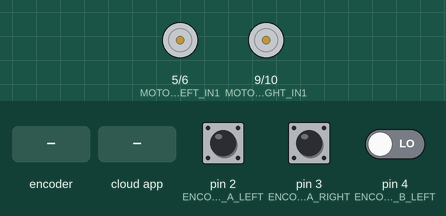
Recording of a sketch running on a simulated Arduino Uno, built with avr-gcc and run on an emulated ATmega328P. Shown: motor-driver pin pairs drawn as motors (green arrow = first pin HIGH = forward, orange = second pin HIGH = backward, longer = more drive). The test bench sets the inputs (shaded band); at power-on: pin 2 (ENCODER_A_LEFT) HIGH, pin 3 (ENCODER_A_RIGHT) HIGH, pin 4 (ENCODER_B_LEFT) LOW. The ROS host is connected and sends only what is stated.

Above: at 1.2 s.
1.3 s: rotary encoder on pin 2 (ENCODER_A_LEFT) / pin 4 (ENCODER_B_LEFT) turned 3 steps (first pin leading)
At 1.56 s:
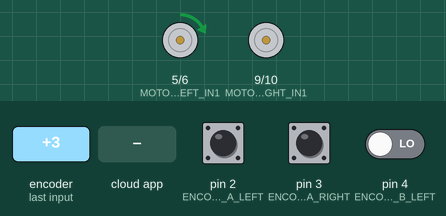
4.3 s: the phone or cloud app sets angular.z to -100
At 5.8 s:
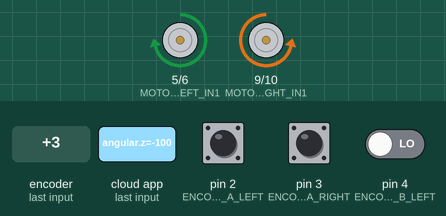
7.3 s: the phone or cloud app sets linear.x to -100
At 8.5 s:
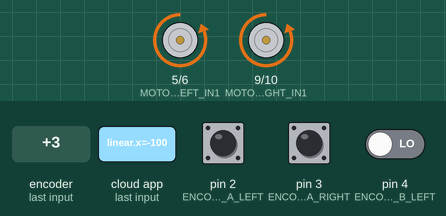
8.8 s: the phone or cloud app sets linear.x to 100
At 9.1 s:
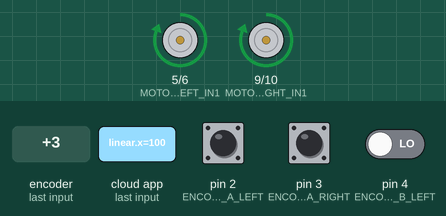
Timing chart, 0 to 11.3 s (numbered marks = the images above; inputs shaded):
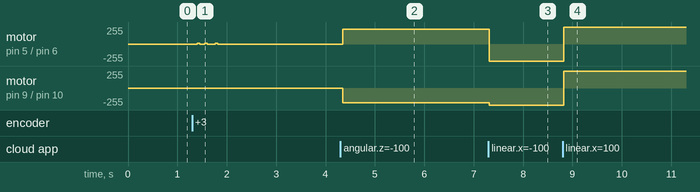

The sketch:

PID_with_wheel_odom.ino
```cpp
#include <ros.h>
#include <geometry_msgs/Twist.h>
#include <std_msgs/String.h>


// Initialize ROS node
ros::NodeHandle nh;

// Buffer for string message
char str_msg_buffer[50];

// Initialize string message
std_msgs::String str_msg;

// Define constants

#define WHEEL_DISTANCE 0.195
#define ENCODER_A_LEFT 2
#define ENCODER_B_LEFT 4
#define ENCODER_A_RIGHT 3
#define ENCODER_B_RIGHT 8

#define MOTOR_LEFT_IN1 5
#define MOTOR_LEFT_IN2 6
#define MOTOR_RIGHT_IN1 9
#define MOTOR_RIGHT_IN2 10

#define MAX_SPEED 255

//960 ticks per round 213 mm
// Wheel Diameter 68mm
// PI*68 = 213.714 mm
// Define variables

#define mps_ticks 224.299082191 // 1/0.004458333
#define LSPEED 0.0
#define RSPEED 0.0
#define DT 50 // PID control interval

volatile long left_encoder_ticks = 0;
volatile long right_encoder_ticks = 0;

double left_speed_setpoint = LSPEED * mps_ticks;
double right_speed_setpoint = RSPEED * mps_ticks;

//pid out
double left_motor_output = 0;
double right_motor_output = 0;

double left_speed_actual = 0;
double right_speed_actual = 0;
unsigned long last_time = 0;

double Kp = 10.0; // Proportional gain
double Ki = 0.001; // Integral gain
double Kd = 0.001; // Derivative gain

double integral_left, integral_right, prev_error_left, prev_error_right;


void cmdVelCallback(const geometry_msgs::Twist& msg)
{

  float linearVel = msg.linear.x;
  float angularVel = msg.angular.z;

  // Calculate motor speeds based on the robot's wheel distance
  left_speed_setpoint = (linearVel - (WHEEL_DISTANCE * angularVel) / 2)*mps_ticks;
  right_speed_setpoint = (linearVel + (WHEEL_DISTANCE * angularVel) / 2)*mps_ticks;

}


void pidControlLoop()
{
  // Read encoder values (AB encoders)
  // Calculate current left and right wheel speeds (in m/s)

  // Calculate errors
  double error_left = left_speed_setpoint - left_speed_actual;
  double error_right = right_speed_setpoint - right_speed_actual;

  // Update integral terms
  integral_left += error_left;
  integral_right += error_right;

  // Calculate PID control outputs
  double control_output_left = Kp * error_left + Ki * integral_left + Kd * (error_left - prev_error_left);
  double control_output_right = Kp * error_right + Ki * integral_right + Kd * (error_right - prev_error_right);


  setLeftMotorSpeed(control_output_left);
  setRightMotorSpeed(control_output_right);


  // Update previous errors
  prev_error_left = error_left;
  prev_error_right = error_right;
}


// Interrupt service routine for left encoder
void leftEncoderISR()
{
  int encoder_b_left_state = digitalRead(ENCODER_B_LEFT);
  // Increment or decrement left_encoder_ticks based on the state

  if (encoder_b_left_state == HIGH)
  {
    left_encoder_ticks++;
  } else {
    left_encoder_ticks--;
  }
}


// Interrupt service routine for right encoder
void rightEncoderISR()
{
  int encoder_b_right_state = digitalRead(ENCODER_B_RIGHT);

  if (encoder_b_right_state == LOW)
  {
    right_encoder_ticks++;
  } else
  {
    right_encoder_ticks--;
  }
}


// Function to set left motor speed
void setLeftMotorSpeed(int speed)
{
  if (speed > 0)
  {
    digitalWrite(MOTOR_LEFT_IN1, HIGH);
    digitalWrite(MOTOR_LEFT_IN2, LOW);
    if (speed > MAX_SPEED) speed = MAX_SPEED;
    analogWrite(MOTOR_LEFT_IN1, speed);
  }
  else if (speed < 0)
  {
    speed = -speed;
    digitalWrite(MOTOR_LEFT_IN1, LOW);
    digitalWrite(MOTOR_LEFT_IN2, HIGH);
    if (speed > MAX_SPEED) speed = MAX_SPEED;
    analogWrite(MOTOR_LEFT_IN2, speed);
  }
  else
  {
    digitalWrite(MOTOR_LEFT_IN1, LOW);
    digitalWrite(MOTOR_LEFT_IN2, LOW);
    analogWrite(MOTOR_LEFT_IN1, 0);
  }
}


// Function to set right motor speed
void setRightMotorSpeed(int speed)
{
  if (speed > 0)
  {
    digitalWrite(MOTOR_RIGHT_IN1, HIGH);
    digitalWrite(MOTOR_RIGHT_IN2, LOW);
    if (speed > 255)
    {
       speed = 255;
    }
    analogWrite(MOTOR_RIGHT_IN1, speed);
  }
  else if (speed < 0)
  {
    speed = -speed;
    digitalWrite(MOTOR_RIGHT_IN1, LOW);
    digitalWrite(MOTOR_RIGHT_IN2, HIGH);
    if (speed > 255)
    {
      speed = 255;
    }
    analogWrite(MOTOR_RIGHT_IN2, speed);
  }
  else
  {
    digitalWrite(MOTOR_RIGHT_IN1, LOW);
    digitalWrite(MOTOR_RIGHT_IN2, LOW);
    analogWrite(MOTOR_RIGHT_IN1, 0);
  }
}


// Initialize cmd_vel subscriber
ros::Subscriber<geometry_msgs::Twist> cmdVelSub("cmd_vel", cmdVelCallback);

// Setup function
void setup()
{

  // nh.getHardware()->setBaud(115200); // Set baud rate to 1 Mbps
  nh.initNode();
  nh.subscribe(cmdVelSub);


  pinMode(MOTOR_LEFT_IN1, OUTPUT);
  pinMode(MOTOR_LEFT_IN2, OUTPUT);
  pinMode(MOTOR_RIGHT_IN1, OUTPUT);
  pinMode(MOTOR_RIGHT_IN2, OUTPUT);
  attachInterrupt(digitalPinToInterrupt(ENCODER_A_LEFT), leftEncoderISR, RISING);
  pinMode(ENCODER_B_LEFT, INPUT);
  attachInterrupt(digitalPinToInterrupt(ENCODER_A_RIGHT), rightEncoderISR, RISING);
  pinMode(ENCODER_B_RIGHT, INPUT);
}


// Loop function
void loop()
{
  nh.spinOnce();

  unsigned long current_time = millis();
  if (current_time - last_time >= DT)
  {
    left_speed_actual = left_encoder_ticks; // Convert encoder ticks to speed (assuming 10 ms interval)
    right_speed_actual = right_encoder_ticks; // Convert encoder ticks to speed (assuming 10 ms interval)
    pidControlLoop();

    last_time = current_time;
    left_encoder_ticks = 0;
    right_encoder_ticks = 0;
  }
  delay(5);
}
```

Measured:
- after the input at 1.3 s, motor on pin 5 (MOTOR_LEFT_IN1) / pin 6 (MOTOR_LEFT_IN2): alternates forward 10/255 for 0.05 s and stopped for 0.13 s, 6 changes in all, then stays stopped, starting after 0.10 s
- after the input at 4.3 s, motor on pin 5 (MOTOR_LEFT_IN1) / pin 6 (MOTOR_LEFT_IN2): stopped → forward 218/255 after 0.05 s, → forward 219/255 0.68 s later; motor on pin 9 (MOTOR_RIGHT_IN1) / pin 10 (MOTOR_RIGHT_IN2): stopped → backward 218/255 after 0.05 s, → backward 219/255 0.73 s later
- after the input at 7.3 s, motor on pin 5 (MOTOR_LEFT_IN1) / pin 6 (MOTOR_LEFT_IN2): forward 219/255 → backward 255/255 at once; motor on pin 9 (MOTOR_RIGHT_IN1) / pin 10 (MOTOR_RIGHT_IN2): backward 219/255 → backward 255/255 at once
- after the input at 8.8 s, motor on pin 5 (MOTOR_LEFT_IN1) / pin 6 (MOTOR_LEFT_IN2), motor on pin 9 (MOTOR_RIGHT_IN1) / pin 10 (MOTOR_RIGHT_IN2): backward 255/255 → forward 255/255 at once
